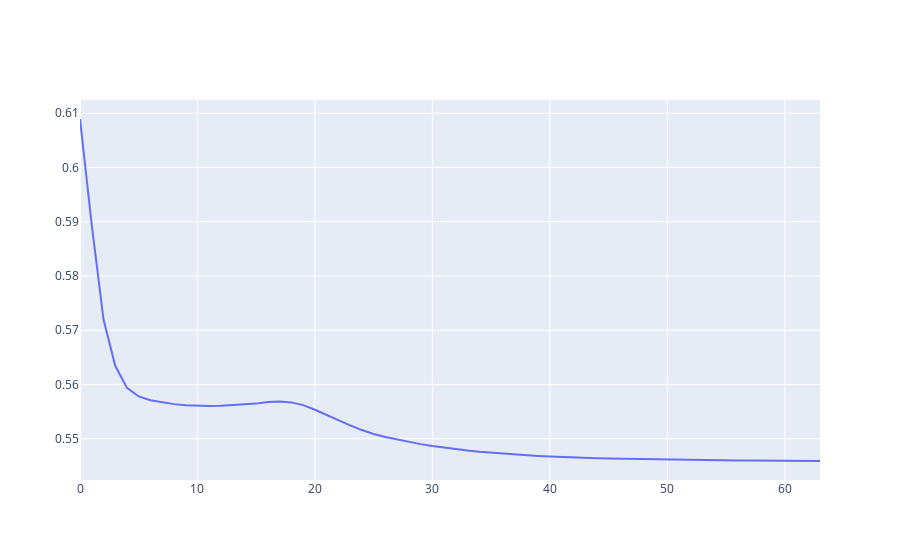

This figure's notebook cell:
### Code cell
fig = go.Figure()

fig.add_trace(
    go.Scatter(
        y = errors
    )
)

fig.show()
